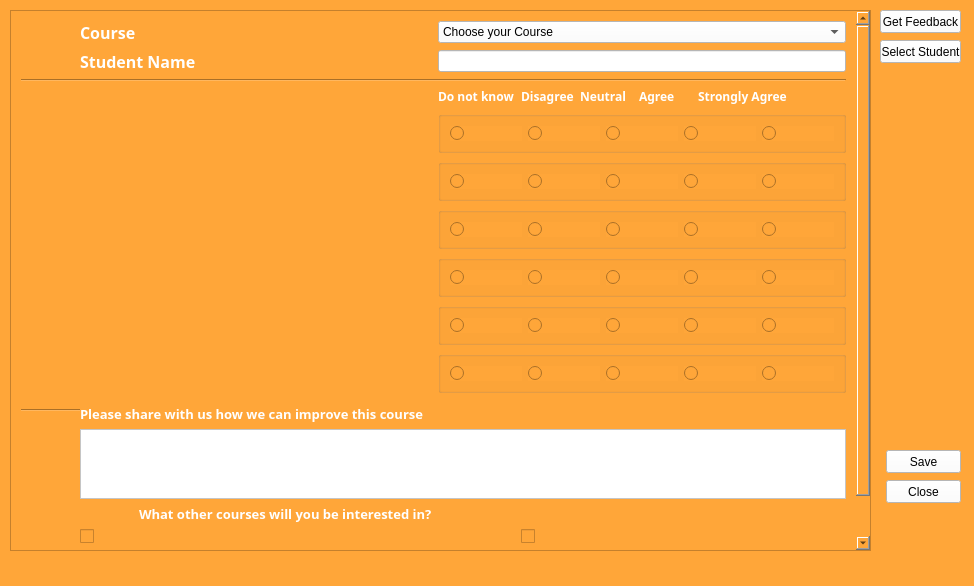
<?xml version="1.0" encoding="UTF-8"?>
<ui version="4.0">
 <class>studentFeedback</class>
 <widget class="QMainWindow" name="studentFeedback">
  <property name="geometry">
   <rect>
    <x>0</x>
    <y>0</y>
    <width>974</width>
    <height>586</height>
   </rect>
  </property>
  <property name="windowTitle">
   <string>Student Feedback</string>
  </property>
  <property name="styleSheet">
   <string notr="true">background-color: rgb(255, 166, 57);</string>
  </property>
  <widget class="QWidget" name="centralwidget">
   <widget class="QScrollArea" name="scrollArea">
    <property name="geometry">
     <rect>
      <x>10</x>
      <y>10</y>
      <width>861</width>
      <height>541</height>
     </rect>
    </property>
    <property name="styleSheet">
     <string notr="true">background-color: rgb(255, 166, 57);</string>
    </property>
    <property name="widgetResizable">
     <bool>true</bool>
    </property>
    <widget class="QWidget" name="scrollAreaWidgetContents">
     <property name="geometry">
      <rect>
       <x>0</x>
       <y>0</y>
       <width>859</width>
       <height>539</height>
      </rect>
     </property>
     <layout class="QGridLayout" name="gridLayout">
      <property name="leftMargin">
       <number>10</number>
      </property>
      <property name="topMargin">
       <number>10</number>
      </property>
      <property name="rightMargin">
       <number>10</number>
      </property>
      <item row="7" column="3" colspan="6">
       <widget class="QGroupBox" name="groupBox_8">
        <property name="title">
         <string/>
        </property>
        <layout class="QHBoxLayout" name="horizontalLayout_8">
         <item>
          <widget class="QRadioButton" name="rb_dn_2">
           <property name="text">
            <string/>
           </property>
          </widget>
         </item>
         <item>
          <widget class="QRadioButton" name="rb_d_2">
           <property name="text">
            <string/>
           </property>
          </widget>
         </item>
         <item>
          <widget class="QRadioButton" name="rb_n_2">
           <property name="text">
            <string/>
           </property>
          </widget>
         </item>
         <item>
          <widget class="QRadioButton" name="rb_a_2">
           <property name="text">
            <string/>
           </property>
          </widget>
         </item>
         <item>
          <widget class="QRadioButton" name="rb_sa_2">
           <property name="text">
            <string/>
           </property>
          </widget>
         </item>
        </layout>
       </widget>
      </item>
      <item row="6" column="3" colspan="6">
       <widget class="QGroupBox" name="groupBox">
        <property name="title">
         <string/>
        </property>
        <layout class="QHBoxLayout" name="horizontalLayout">
         <item>
          <widget class="QRadioButton" name="rb_dn_1">
           <property name="text">
            <string/>
           </property>
          </widget>
         </item>
         <item>
          <widget class="QRadioButton" name="rb_d_1">
           <property name="text">
            <string/>
           </property>
          </widget>
         </item>
         <item>
          <widget class="QRadioButton" name="rb_n_1">
           <property name="text">
            <string/>
           </property>
          </widget>
         </item>
         <item>
          <widget class="QRadioButton" name="rb_a_1">
           <property name="text">
            <string/>
           </property>
          </widget>
         </item>
         <item>
          <widget class="QRadioButton" name="rb_sa_1">
           <property name="text">
            <string/>
           </property>
          </widget>
         </item>
        </layout>
       </widget>
      </item>
      <item row="8" column="3" colspan="6">
       <widget class="QGroupBox" name="groupBox_2">
        <property name="title">
         <string/>
        </property>
        <layout class="QHBoxLayout" name="horizontalLayout_2">
         <item>
          <widget class="QRadioButton" name="rb_dn_3">
           <property name="text">
            <string/>
           </property>
          </widget>
         </item>
         <item>
          <widget class="QRadioButton" name="rb_d_3">
           <property name="text">
            <string/>
           </property>
          </widget>
         </item>
         <item>
          <widget class="QRadioButton" name="rb_n_3">
           <property name="text">
            <string/>
           </property>
          </widget>
         </item>
         <item>
          <widget class="QRadioButton" name="rb_a_3">
           <property name="text">
            <string/>
           </property>
          </widget>
         </item>
         <item>
          <widget class="QRadioButton" name="rb_sa_3">
           <property name="text">
            <string/>
           </property>
          </widget>
         </item>
        </layout>
       </widget>
      </item>
      <item row="10" column="3" colspan="6">
       <widget class="QGroupBox" name="groupBox_6">
        <property name="title">
         <string/>
        </property>
        <layout class="QHBoxLayout" name="horizontalLayout_6">
         <item>
          <widget class="QRadioButton" name="rb_dn_5">
           <property name="text">
            <string/>
           </property>
          </widget>
         </item>
         <item>
          <widget class="QRadioButton" name="rb_d_5">
           <property name="text">
            <string/>
           </property>
          </widget>
         </item>
         <item>
          <widget class="QRadioButton" name="rb_n_5">
           <property name="text">
            <string/>
           </property>
          </widget>
         </item>
         <item>
          <widget class="QRadioButton" name="rb_a_5">
           <property name="text">
            <string/>
           </property>
          </widget>
         </item>
         <item>
          <widget class="QRadioButton" name="rb_sa_5">
           <property name="text">
            <string/>
           </property>
          </widget>
         </item>
        </layout>
       </widget>
      </item>
      <item row="11" column="3" colspan="6">
       <widget class="QGroupBox" name="groupBox_7">
        <property name="title">
         <string/>
        </property>
        <layout class="QHBoxLayout" name="horizontalLayout_7">
         <item>
          <widget class="QRadioButton" name="rb_dn_6">
           <property name="text">
            <string/>
           </property>
          </widget>
         </item>
         <item>
          <widget class="QRadioButton" name="rb_d_6">
           <property name="text">
            <string/>
           </property>
          </widget>
         </item>
         <item>
          <widget class="QRadioButton" name="rb_n_6">
           <property name="text">
            <string/>
           </property>
          </widget>
         </item>
         <item>
          <widget class="QRadioButton" name="rb_a_6">
           <property name="text">
            <string/>
           </property>
          </widget>
         </item>
         <item>
          <widget class="QRadioButton" name="rb_sa_6">
           <property name="text">
            <string/>
           </property>
          </widget>
         </item>
        </layout>
       </widget>
      </item>
      <item row="9" column="3" colspan="6">
       <widget class="QGroupBox" name="groupBox_3">
        <property name="title">
         <string/>
        </property>
        <layout class="QHBoxLayout" name="horizontalLayout_3">
         <item>
          <widget class="QRadioButton" name="rb_dn_4">
           <property name="text">
            <string/>
           </property>
          </widget>
         </item>
         <item>
          <widget class="QRadioButton" name="rb_d_4">
           <property name="text">
            <string/>
           </property>
          </widget>
         </item>
         <item>
          <widget class="QRadioButton" name="rb_n_4">
           <property name="text">
            <string/>
           </property>
          </widget>
         </item>
         <item>
          <widget class="QRadioButton" name="rb_a_4">
           <property name="text">
            <string/>
           </property>
          </widget>
         </item>
         <item>
          <widget class="QRadioButton" name="rb_sa_4">
           <property name="text">
            <string/>
           </property>
          </widget>
         </item>
        </layout>
       </widget>
      </item>
      <item row="20" column="4" colspan="5">
       <widget class="QCheckBox" name="checkBox_4">
        <property name="styleSheet">
         <string notr="true">color: rgb(255, 255, 255);</string>
        </property>
        <property name="text">
         <string/>
        </property>
       </widget>
      </item>
      <item row="19" column="4" colspan="5">
       <widget class="QCheckBox" name="checkBox_2">
        <property name="styleSheet">
         <string notr="true">color: rgb(255, 255, 255);</string>
        </property>
        <property name="text">
         <string/>
        </property>
       </widget>
      </item>
      <item row="3" column="5">
       <widget class="QLabel" name="label_12">
        <property name="font">
         <font>
          <family>Berlin Sans FB Demi</family>
          <weight>75</weight>
          <bold>true</bold>
         </font>
        </property>
        <property name="styleSheet">
         <string notr="true">color: rgb(255, 255, 255);</string>
        </property>
        <property name="text">
         <string>Neutral</string>
        </property>
       </widget>
      </item>
      <item row="1" column="1" colspan="2">
       <widget class="QLabel" name="label_3">
        <property name="font">
         <font>
          <family>Berlin Sans FB Demi</family>
          <pointsize>12</pointsize>
          <weight>75</weight>
          <bold>true</bold>
         </font>
        </property>
        <property name="styleSheet">
         <string notr="true">color: rgb(255, 255, 255);</string>
        </property>
        <property name="text">
         <string>Student Name</string>
        </property>
       </widget>
      </item>
      <item row="19" column="1" colspan="2">
       <widget class="QCheckBox" name="checkBox">
        <property name="styleSheet">
         <string notr="true">color: rgb(255, 255, 255);</string>
        </property>
        <property name="text">
         <string/>
        </property>
       </widget>
      </item>
      <item row="14" column="1" colspan="8">
       <widget class="QTextEdit" name="textEdit">
        <property name="styleSheet">
         <string notr="true">background-color: rgb(255, 255, 255);</string>
        </property>
       </widget>
      </item>
      <item row="2" column="0" colspan="9">
       <widget class="Line" name="line">
        <property name="orientation">
         <enum>Qt::Horizontal</enum>
        </property>
       </widget>
      </item>
      <item row="11" column="0" colspan="3">
       <widget class="QLabel" name="lbl_6">
        <property name="font">
         <font>
          <family>Berlin Sans FB Demi</family>
          <pointsize>10</pointsize>
          <weight>75</weight>
          <bold>true</bold>
         </font>
        </property>
        <property name="styleSheet">
         <string notr="true">color: rgb(255, 255, 255);</string>
        </property>
        <property name="text">
         <string/>
        </property>
       </widget>
      </item>
      <item row="6" column="0" colspan="3">
       <widget class="QLabel" name="lbl_1">
        <property name="font">
         <font>
          <family>Berlin Sans FB Demi</family>
          <pointsize>10</pointsize>
          <weight>75</weight>
          <bold>true</bold>
         </font>
        </property>
        <property name="styleSheet">
         <string notr="true">color: rgb(255, 255, 255);</string>
        </property>
        <property name="text">
         <string/>
        </property>
       </widget>
      </item>
      <item row="9" column="0" colspan="3">
       <widget class="QLabel" name="lbl_4">
        <property name="font">
         <font>
          <family>Berlin Sans FB Demi</family>
          <pointsize>10</pointsize>
          <weight>75</weight>
          <bold>true</bold>
         </font>
        </property>
        <property name="styleSheet">
         <string notr="true">color: rgb(255, 255, 255);</string>
        </property>
        <property name="text">
         <string/>
        </property>
       </widget>
      </item>
      <item row="0" column="1" colspan="2">
       <widget class="QLabel" name="label">
        <property name="font">
         <font>
          <family>Berlin Sans FB Demi</family>
          <pointsize>12</pointsize>
          <weight>75</weight>
          <bold>true</bold>
         </font>
        </property>
        <property name="styleSheet">
         <string notr="true">color: rgb(255, 255, 255);</string>
        </property>
        <property name="text">
         <string>Course</string>
        </property>
       </widget>
      </item>
      <item row="7" column="0" colspan="3">
       <widget class="QLabel" name="lbl_2">
        <property name="font">
         <font>
          <family>Berlin Sans FB Demi</family>
          <pointsize>10</pointsize>
          <weight>75</weight>
          <bold>true</bold>
         </font>
        </property>
        <property name="styleSheet">
         <string notr="true">color: rgb(255, 255, 255);</string>
        </property>
        <property name="text">
         <string/>
        </property>
       </widget>
      </item>
      <item row="3" column="6">
       <widget class="QLabel" name="label_13">
        <property name="font">
         <font>
          <family>Berlin Sans FB Demi</family>
          <weight>75</weight>
          <bold>true</bold>
         </font>
        </property>
        <property name="styleSheet">
         <string notr="true">color: rgb(255, 255, 255);</string>
        </property>
        <property name="text">
         <string>Agree</string>
        </property>
       </widget>
      </item>
      <item row="3" column="4">
       <widget class="QLabel" name="label_11">
        <property name="font">
         <font>
          <family>Berlin Sans FB Demi</family>
          <weight>75</weight>
          <bold>true</bold>
         </font>
        </property>
        <property name="styleSheet">
         <string notr="true">color: rgb(255, 255, 255);</string>
        </property>
        <property name="text">
         <string>Disagree</string>
        </property>
       </widget>
      </item>
      <item row="3" column="3">
       <widget class="QLabel" name="label_10">
        <property name="font">
         <font>
          <family>Berlin Sans FB Demi</family>
          <weight>75</weight>
          <bold>true</bold>
         </font>
        </property>
        <property name="styleSheet">
         <string notr="true">color: rgb(255, 255, 255);</string>
        </property>
        <property name="text">
         <string>Do not know</string>
        </property>
       </widget>
      </item>
      <item row="10" column="0" colspan="3">
       <widget class="QLabel" name="lbl_5">
        <property name="font">
         <font>
          <family>Berlin Sans FB Demi</family>
          <pointsize>10</pointsize>
          <weight>75</weight>
          <bold>true</bold>
         </font>
        </property>
        <property name="styleSheet">
         <string notr="true">color: rgb(255, 255, 255);</string>
        </property>
        <property name="text">
         <string/>
        </property>
       </widget>
      </item>
      <item row="12" column="0" rowspan="2" colspan="9">
       <widget class="Line" name="line_2">
        <property name="orientation">
         <enum>Qt::Horizontal</enum>
        </property>
       </widget>
      </item>
      <item row="20" column="1" colspan="2">
       <widget class="QCheckBox" name="checkBox_3">
        <property name="styleSheet">
         <string notr="true">color: rgb(255, 255, 255);</string>
        </property>
        <property name="text">
         <string/>
        </property>
       </widget>
      </item>
      <item row="0" column="3" colspan="6">
       <widget class="QComboBox" name="comboBox">
        <property name="styleSheet">
         <string notr="true">background-color: rgb(255, 255, 255);</string>
        </property>
        <item>
         <property name="text">
          <string>Choose your Course</string>
         </property>
        </item>
        <item>
         <property name="text">
          <string/>
         </property>
        </item>
       </widget>
      </item>
      <item row="1" column="3" colspan="6">
       <widget class="QLineEdit" name="lineEdit">
        <property name="styleSheet">
         <string notr="true">background-color: rgb(255, 255, 255);</string>
        </property>
        <property name="text">
         <string/>
        </property>
       </widget>
      </item>
      <item row="13" column="1" colspan="8">
       <widget class="QLabel" name="label_9">
        <property name="font">
         <font>
          <family>Berlin Sans FB Demi</family>
          <pointsize>10</pointsize>
          <weight>75</weight>
          <bold>true</bold>
         </font>
        </property>
        <property name="styleSheet">
         <string notr="true">color: rgb(255, 255, 255);</string>
        </property>
        <property name="text">
         <string>Please share with us how we can improve this course</string>
        </property>
       </widget>
      </item>
      <item row="18" column="2">
       <widget class="QLabel" name="label_16">
        <property name="font">
         <font>
          <family>Berlin Sans FB Demi</family>
          <pointsize>10</pointsize>
          <weight>75</weight>
          <bold>true</bold>
         </font>
        </property>
        <property name="styleSheet">
         <string notr="true">color: rgb(255, 255, 255);</string>
        </property>
        <property name="text">
         <string>What other courses will you be interested in?</string>
        </property>
       </widget>
      </item>
      <item row="8" column="0" colspan="3">
       <widget class="QLabel" name="lbl_3">
        <property name="font">
         <font>
          <family>Berlin Sans FB Demi</family>
          <pointsize>10</pointsize>
          <weight>75</weight>
          <bold>true</bold>
         </font>
        </property>
        <property name="styleSheet">
         <string notr="true">color: rgb(255, 255, 255);</string>
        </property>
        <property name="text">
         <string/>
        </property>
       </widget>
      </item>
      <item row="3" column="7">
       <widget class="QLabel" name="label_14">
        <property name="font">
         <font>
          <family>Berlin Sans FB Demi</family>
          <weight>75</weight>
          <bold>true</bold>
         </font>
        </property>
        <property name="styleSheet">
         <string notr="true">color: rgb(255, 255, 255);</string>
        </property>
        <property name="text">
         <string>Strongly Agree</string>
        </property>
       </widget>
      </item>
      <item row="21" column="1" colspan="3">
       <widget class="QCheckBox" name="checkBox_5">
        <property name="styleSheet">
         <string notr="true">color: rgb(255, 255, 255);</string>
        </property>
        <property name="text">
         <string/>
        </property>
       </widget>
      </item>
     </layout>
    </widget>
   </widget>
   <widget class="QPushButton" name="pushButton">
    <property name="geometry">
     <rect>
      <x>886</x>
      <y>450</y>
      <width>75</width>
      <height>23</height>
     </rect>
    </property>
    <property name="styleSheet">
     <string notr="true">background-color: rgb(255, 255, 255);</string>
    </property>
    <property name="text">
     <string>Save</string>
    </property>
   </widget>
   <widget class="QPushButton" name="pushButton_2">
    <property name="geometry">
     <rect>
      <x>886</x>
      <y>480</y>
      <width>75</width>
      <height>23</height>
     </rect>
    </property>
    <property name="styleSheet">
     <string notr="true">background-color: rgb(255, 255, 255);</string>
    </property>
    <property name="text">
     <string>Close</string>
    </property>
   </widget>
   <widget class="QPushButton" name="pb_getfeed">
    <property name="geometry">
     <rect>
      <x>880</x>
      <y>10</y>
      <width>81</width>
      <height>23</height>
     </rect>
    </property>
    <property name="styleSheet">
     <string notr="true">background-color: rgb(255, 255, 255);</string>
    </property>
    <property name="text">
     <string>Get Feedback</string>
    </property>
   </widget>
   <widget class="QPushButton" name="pb">
    <property name="geometry">
     <rect>
      <x>880</x>
      <y>40</y>
      <width>81</width>
      <height>23</height>
     </rect>
    </property>
    <property name="styleSheet">
     <string notr="true">background-color: rgb(255, 255, 255);</string>
    </property>
    <property name="text">
     <string>Select Student</string>
    </property>
   </widget>
  </widget>
  <widget class="QMenuBar" name="menubar">
   <property name="geometry">
    <rect>
     <x>0</x>
     <y>0</y>
     <width>974</width>
     <height>21</height>
    </rect>
   </property>
  </widget>
  <widget class="QStatusBar" name="statusbar"/>
 </widget>
 <resources/>
 <connections>
  <connection>
   <sender>pushButton_2</sender>
   <signal>clicked()</signal>
   <receiver>studentFeedback</receiver>
   <slot>close()</slot>
   <hints>
    <hint type="sourcelabel">
     <x>720</x>
     <y>523</y>
    </hint>
    <hint type="destinationlabel">
     <x>500</x>
     <y>505</y>
    </hint>
   </hints>
  </connection>
 </connections>
</ui>
